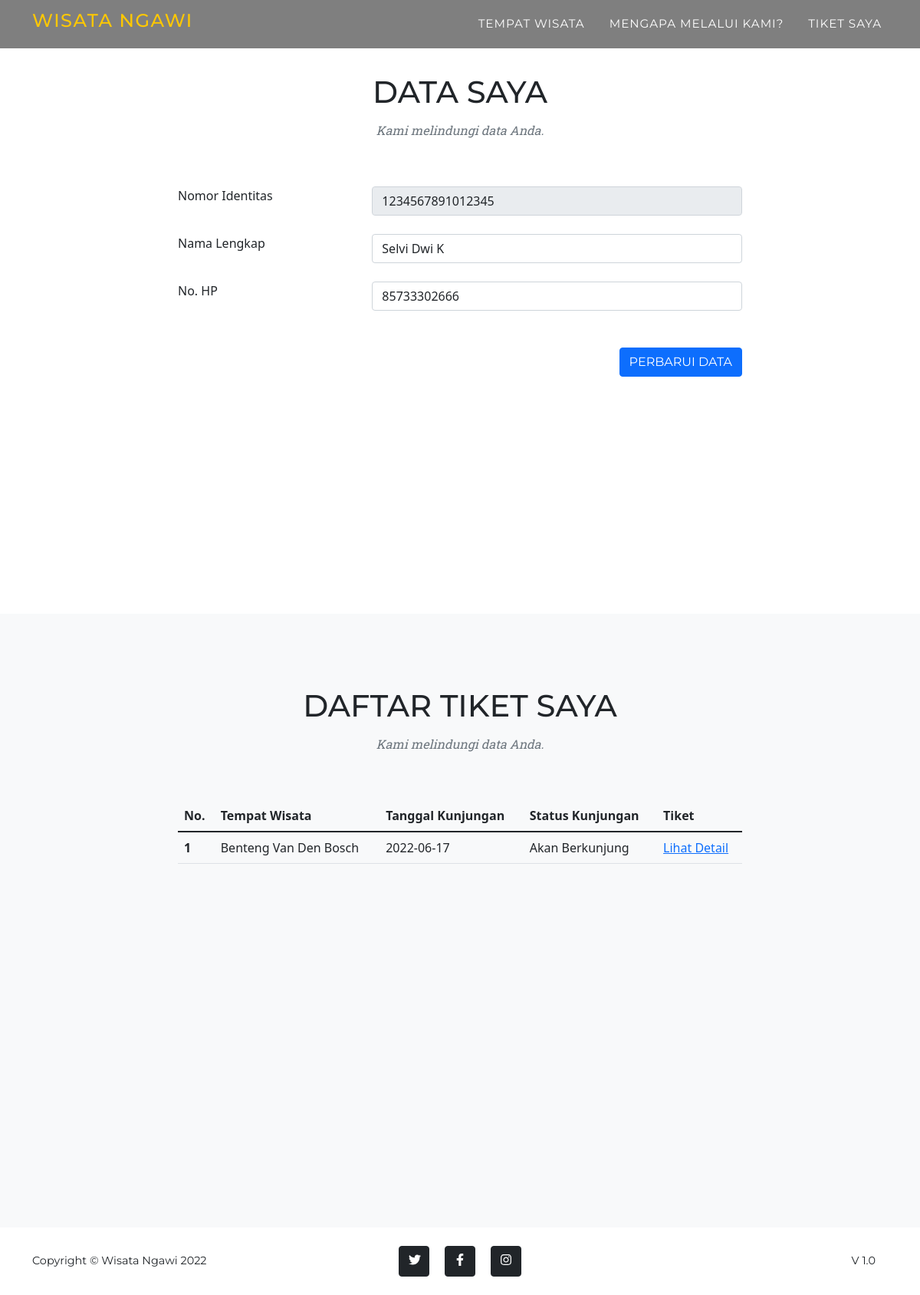
/tiket_saya.php?pengguna=1234567891012345, run on the app's committed database.
### tables this page shows
CREATE TABLE `user` (
  `id_user` int(11) NOT NULL AUTO_INCREMENT,
  `nama_lengkap` varchar(25) NOT NULL,
  `nomor_identitas` varchar(16) DEFAULT NULL,
  `no_hp` bigint(12) DEFAULT NULL,
  PRIMARY KEY (`id_user`)
);

CREATE TABLE `tiket` (
  `id_tiket` int(11) NOT NULL,
  `id_user` int(11) DEFAULT NULL,
  `wisata` int(11) NOT NULL,
  `pengunjung_dewasa` int(11) DEFAULT NULL,
  `pengunjung_anak` int(11) DEFAULT NULL,
  `tgl_kunjungan` date DEFAULT NULL,
  `total_bayar` int(11) DEFAULT NULL,
  `status` enum('Menghitung','Akan Berkunjung','Dibatalkan','Telah Berkunjung') DEFAULT NULL,
  PRIMARY KEY (`id_tiket`),
  KEY `wisata` (`wisata`),
  KEY `id_user` (`id_user`),
  CONSTRAINT `id_user` FOREIGN KEY (`id_user`) REFERENCES `user` (`id_user`) ON DELETE NO ACTION ON UPDATE CASCADE,
  CONSTRAINT `wisata` FOREIGN KEY (`wisata`) REFERENCES `tempat_wisata` (`id_tempat`) ON DELETE NO ACTION ON UPDATE CASCADE
);

CREATE TABLE `tempat_wisata` (
  `id_tempat` int(11) NOT NULL AUTO_INCREMENT,
  `nama` varchar(25) NOT NULL,
  `deskripsi` varchar(100) DEFAULT NULL,
  `lokasi` varchar(255) DEFAULT NULL,
  `alamat` varchar(255) DEFAULT NULL,
  `video` varchar(50) DEFAULT NULL,
  `biaya` int(7) DEFAULT NULL,
  PRIMARY KEY (`id_tempat`)
);

### php/database.php (called while the page is built, shortened)
<?php
class database{
  var $host   = "localhost";
  var $user   = "root";
  var $pass   = "";
  var $db     = "wisata_ngawi";
  function __construct(){
    $this->koneksi = mysqli_connect($this->host, $this->user, $this->pass, $this->db);
  }
  public function index_user($nomor_identitas){
    $user         = "SELECT * FROM user WHERE nomor_identitas=".$nomor_identitas;
    $hasil_user   = mysqli_query($this->koneksi, $user);
    $result       = null;
    while($d = mysqli_fetch_array($hasil_user)){
			$result[] = $d;
		}
		return $result;
  }
  public function index_tiket_user($pengguna)
  {
    $cek_tiket    = "SELECT tiket.*, tempat_wisata.nama as tempat_wisata FROM tiket JOIN tempat_wisata ON tempat_wisata.id_tempat = tiket.wisata JOIN user ON user.id_user = tiket.id_user WHERE user.nomor_identitas=".$pengguna;
    $tiket        = mysqli_query($this->koneksi, $cek_tiket);
    $hasil       = null;
    while($d = mysqli_fetch_array($tiket)){
			$hasil[] = $d;
		}
		return $hasil;
  }
}
?>

### tiket_saya.php (the view, shortened to what this page needs)
<?php include "header.php";?>
    <nav class="navbar navbar-expand-sm navbar-dark fixed-top navbar-shrink" id="mainNav">
        <div class="container">
            <a class="navbar-brand" href="index.php"><h4>WISATA NGAWI</h4></a>
            <div class="collapse navbar-collapse" id="navbarResponsive">
                <ul class="navbar-nav text-uppercase ms-auto py-4 py-lg-0">
                    <li class="nav-item"><a class="nav-link" href="index.php#wisata">Tempat Wisata</a></li>
                    <li class="nav-item"><a class="nav-link" href="index.php#layanan">Mengapa Melalui Kami?</a></li>
                    <li class="nav-item"><a class="nav-link" data-bs-toggle="modal" href="#tiket_saya">Tiket Saya</a></li>
                </ul>
            </div>
        </div>
    </nav>
    <section class="page-section">
        <div class="container">
            <div class="text-center">
                <h2 class="section-heading text-uppercase">Data Saya</h2>
                <h3 class="section-subheading text-muted">Kami melindungi data Anda.</h3>
            </div>
            <?php
                if ($db->index_user($_GET['pengguna']) == null) {
            ?>
                <div class="row d-flex justify-content-center mb-4" >
                    <div class="col-md-8">
                        <h3 class="section-subheading text-muted text-center">Nomor pengguna Anda tidak terdaftar</h3>
                    </div>
                </div>
            <?php
                } else {
                    foreach($db->index_user($_GET['pengguna']) as $user){
            ?>
                <form id="contactForm" action="php/cek_proses.php?proses=update_user" method="POST">
                    <div class="row d-flex justify-content-center mb-4">
                        <div class="col-md-8">
                        <?php
                            foreach($db->index_user($_GET['pengguna']) as $user){
                        ?>
                            <div class="row mb-4">
                                <div class="col-md-4">
                                    <label>Nomor Identitas</label>
                                </div>
                                <div class="col-md-8">
                                    <div class="form-group">
                                        <input type="number" class="form-control" id="nomor_identitas" name="nomor_identitas" value="<?php echo $user['nomor_identitas'];?>" placeholder="Nomor Identitas" minlength="16" maxlength="16" readonly>
                                    </div>
                                </div>
                            </div>
                            <div class="row mb-4">
                                <div class="col-md-4">
                                    <label>Nama Lengkap</label>
                                </div>
                                <div class="col-md-8">
                                    <div class="form-group">
                                        <input type="text" class="form-control" id="nama_lengkap" name="nama_lengkap" value="<?php echo $user['nama_lengkap'];?>" placeholder="Nama Lengkap" required>
                                    </div>
                                </div>
                            </div>
                            <div class="row mb-4">
                                <div class="col-md-4">
                                    <label>No. HP</label>
                                </div>
                                <div class="col-md-8">
                                    <div class="form-group">
                                        <input type="tel" class="form-control" id="no_hp" name="no_hp" placeholder="Contoh isian 8577769012" maxlength="12" value="<?php echo $user['no_hp'];?>" required>
                                    </div>
                                </div>
                            </div>
                        <?php } ?>
                        </div>
                    </div>
                    <div class="row d-flex justify-content-center">
                        <div class="col-md-8">
                            <button class="btn btn-primary btn-xl text-uppercase float-end" id="update_user" type="submit">Perbarui Data</button>
                        </div>
                    </div>
                </form>
            <?php
                }
            }
            ?>
        </div>
    </section>
    <section class="page-section bg-light">
        <div class="container">
            <div class="text-center">
                <h2 class="section-heading text-uppercase">Daftar Tiket Saya</h2>
                <h3 class="section-subheading text-muted">Kami melindungi data Anda.</h3>
            </div>
            <div class="row d-flex justify-content-center mb-4">
                <div class="col-md-8">
                    <table class="table">
                        <thead>
                            <tr>
                                <th scope="col">No.</th>
                                <th scope="col">Tempat Wisata</th>
                                <th scope="col">Tanggal Kunjungan</th>
                                <th scope="col">Status Kunjungan</th>
                                <th scope="col">Tiket</th>
                            </tr>
                        </thead>
                        <tbody>
                        <?php
                            if ($db->index_tiket_user($_GET['pengguna']) == null) {
                        ?>
                            <tr>
                                <td colspan=5>Data Tidak ada</td>
                            </tr>
                        <?php
                            } else {
                                $no = 1;
                                foreach($db->index_tiket_user($_GET['pengguna']) as $tiket){
                        ?>
                            <tr>
                                <th scope="row"><?php echo $no++; ?></th>
                                <td><?php echo $tiket['tempat_wisata']; ?></td>
                                <td><?php echo $tiket['tgl_kunjungan']; ?></td>
                                <td><?php echo $tiket['status']; ?></td>
                                <td><a href="data_pemesanan.php?tiket=<?php echo $tiket['id_tiket']; ?>">Lihat Detail</a></td>
                            </tr>
                        <?php
                            }
                        }
                        ?>
                        </tbody>
                    </table>
                </div>
            </div>
        </div>
    </section>
<?php include "footer.php";?>

### data on the page
user: nomor_identitas "1234567891012345", nama_lengkap "Selvi Dwi K", no_hp "85733302666"
tiket: wisata.nama "Benteng Van Den Bosch", tgl_kunjungan "2022-06-17", status "Akan Berkunjung"
